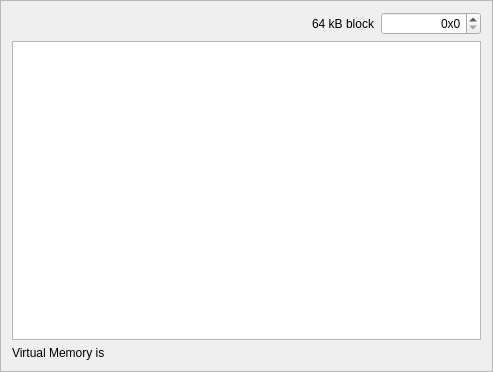
<?xml version="1.0" encoding="UTF-8"?>
<ui version="4.0">
 <class>Memory</class>
 <widget class="QFrame" name="Memory">
  <property name="geometry">
   <rect>
    <x>0</x>
    <y>0</y>
    <width>493</width>
    <height>372</height>
   </rect>
  </property>
  <property name="windowTitle">
   <string>Frame</string>
  </property>
  <property name="frameShape">
   <enum>QFrame::StyledPanel</enum>
  </property>
  <property name="frameShadow">
   <enum>QFrame::Raised</enum>
  </property>
  <layout class="QVBoxLayout" name="verticalLayout">
   <item>
    <layout class="QHBoxLayout" name="horizontalLayout">
     <item>
      <spacer name="horizontalSpacer">
       <property name="orientation">
        <enum>Qt::Horizontal</enum>
       </property>
       <property name="sizeHint" stdset="0">
        <size>
         <width>40</width>
         <height>20</height>
        </size>
       </property>
      </spacer>
     </item>
     <item>
      <widget class="QLabel" name="label">
       <property name="text">
        <string>64 kB block</string>
       </property>
      </widget>
     </item>
     <item>
      <widget class="QSpinBox" name="block">
       <property name="sizePolicy">
        <sizepolicy hsizetype="Preferred" vsizetype="Fixed">
         <horstretch>0</horstretch>
         <verstretch>0</verstretch>
        </sizepolicy>
       </property>
       <property name="minimumSize">
        <size>
         <width>100</width>
         <height>0</height>
        </size>
       </property>
       <property name="wrapping">
        <bool>false</bool>
       </property>
       <property name="alignment">
        <set>Qt::AlignRight|Qt::AlignTrailing|Qt::AlignVCenter</set>
       </property>
       <property name="buttonSymbols">
        <enum>QAbstractSpinBox::UpDownArrows</enum>
       </property>
       <property name="prefix">
        <string>0x</string>
       </property>
       <property name="value">
        <number>0</number>
       </property>
       <property name="displayIntegerBase">
        <number>16</number>
       </property>
      </widget>
     </item>
    </layout>
   </item>
   <item>
    <widget class="QTableView" name="table">
     <property name="font">
      <font>
       <family>Monospace</family>
       <pointsize>10</pointsize>
      </font>
     </property>
     <property name="alternatingRowColors">
      <bool>true</bool>
     </property>
     <property name="selectionMode">
      <enum>QAbstractItemView::SingleSelection</enum>
     </property>
     <property name="horizontalScrollMode">
      <enum>QAbstractItemView::ScrollPerPixel</enum>
     </property>
     <property name="gridStyle">
      <enum>Qt::SolidLine</enum>
     </property>
     <attribute name="horizontalHeaderStretchLastSection">
      <bool>false</bool>
     </attribute>
    </widget>
   </item>
   <item>
    <widget class="QLabel" name="vmem_is">
     <property name="text">
      <string>Virtual Memory is </string>
     </property>
    </widget>
   </item>
  </layout>
 </widget>
 <resources/>
 <connections/>
</ui>
